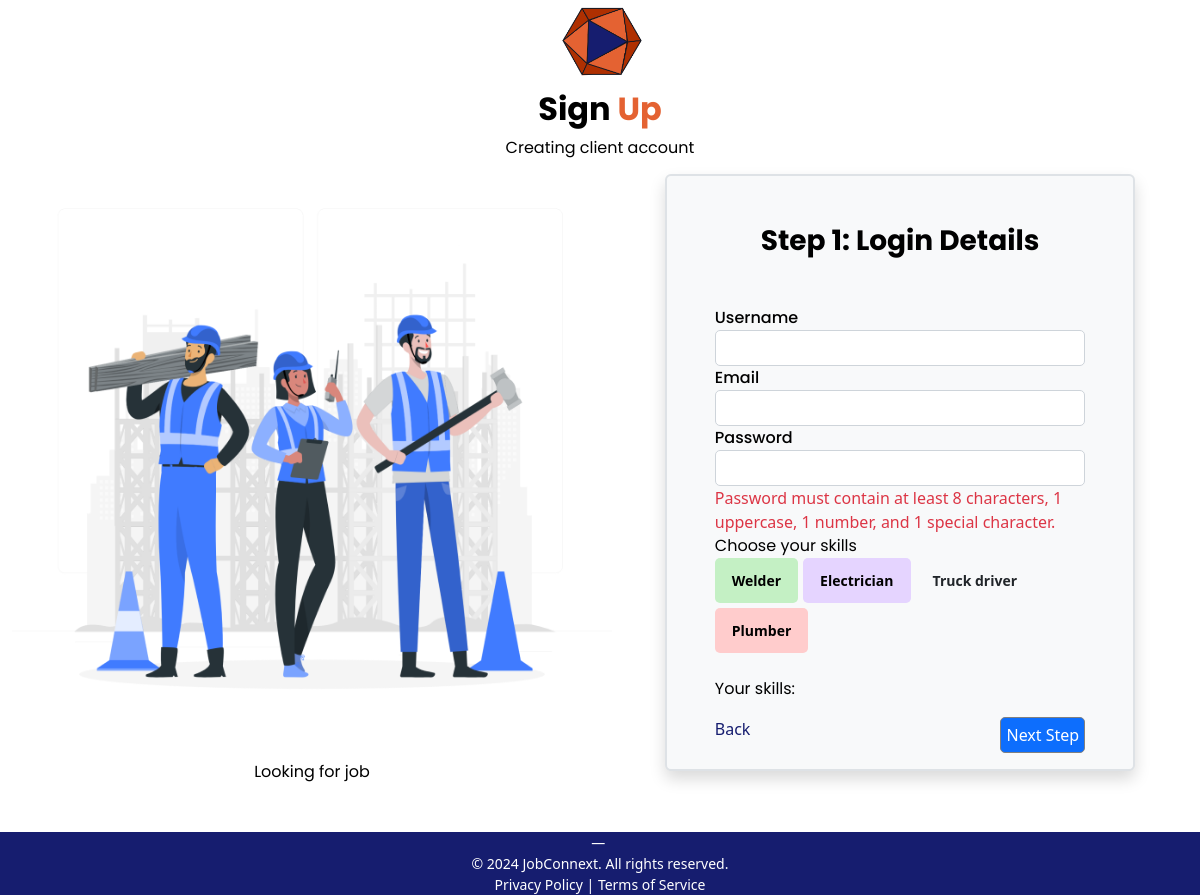
The app's page /GuessPortal/Worker_step1.php with its own data.
### tables this page shows
CREATE TABLE `tbl_skills` (
  `id_skills` int(10) NOT NULL,
  `skills` varchar(20) NOT NULL
);

### GuessPortal/Worker_step1.php (the view, shortened to what this page needs)
<?php
include "../db_con/db_connection.php";
?>
<!DOCTYPE html>
<html lang="en">
<head>
    <link href="https://cdn.jsdelivr.net/npm/bootstrap@5.3.3/dist/css/bootstrap.min.css" rel="stylesheet">
    <link rel="stylesheet" href="https://cdn.jsdelivr.net/npm/bootstrap-icons/font/bootstrap-icons.min.css">
    <link rel="stylesheet" href="../Assets/css/style.css">
</head>
<body>
    <div class="container-fluid pb-5">
        <div class="d-flex flex-column align-items-center">
            <img src="../Assets/image/Logo1.png" width="90px" height="90px" alt="logo">
            <h2 class="poppins-bold">Sign <span style="color: #E46232;">Up</span></h2>
            <p class="poppins-regular">Creating client account</p>
        </div>
        <div class="text d-flex flex-row justify-content-center align-items-center">
            <div class="flex-column justify-content-center align-items-center">
                <img src="../Assets/image/BlueCollarWorkerImg.png" alt="Worker_img" width="600px" height="600px">
                <p class="poppins-regular text-center">Looking for job</p>
            </div>
            <div class="container-fluid ps-5 pe-5 pt-4 border border-2 rounded shadow bg-body-tertiary d-flex flex-column align-items-center" style="width: 40%; height: auto">
                <form action="Worker_step1.php" method="post" onsubmit="return checkPassword()" class="d-flex flex-column mt-4" id="myForm" style="width: 100%; height: auto">
                    <h3 class="poppins-bold text-center mb-5">Step 1: Login Details</h3>
                    <label for="username" class="poppins-medium">Username</label>
                    <input type="text" name="username" id="username" required>
                    <label for="email" class="poppins-medium">Email</label>
                    <input type="email" name="email" id="email" required>
                    <label for="password" class="poppins-medium">Password</label>
                    <input type="password" name="password" id="password" required>
                    <p id="error-message" class="text-danger fs-6">
                        Password must contain at least 8 characters, 1 uppercase, 1 number, and 1 special character.
                    </p>
                    <p class="poppins-regular">Choose your skills</p>
                    <div class="skills-container">
                        <?php
                        $query = "SELECT * FROM tbl_skills";
                        $result = $conn->query($query);
                        if ($result->num_rows > 0) {
                            while ($row = $result->fetch_assoc()) {
                                $skillName = htmlspecialchars($row['skills']);
                                echo '
                                    <div class="form-check">
                                        <input class="form-check-input skills" name="skills[]" type="checkbox" value="' . $skillName . '" id="' . $skillName . '">
                                        <label class="form-check-label" for="' . $skillName . '">' . $skillName . '</label>
                                    </div>
                                ';
                            }
                        }
                        ?>
                    </div>
                    <br>
                    <p class="poppins-regular">Your skills:
                    </p>
                    <div class="btn_sub d-flex justify-content-between mt-3 mb-3">
                        <a href="SIgn_Up.php" style="color:#161D6F">Back</a>
                        <button type="submit" class="btn btn-primary">Next Step</button>
                    </div>
                </form>
            </div>
        </div>
    </div>
    <footer class="blockquote-footer text-white m-0 text-center" style="background-color: #161D6F;">
        <p>&copy; 2024 JobConnext. All rights reserved.</p>
        <p class="m-0">
            <a style="text-decoration: none; color: white;" href="#privacy-policy">Privacy Policy</a> |
            <a style="text-decoration: none; color: white;" href="#terms-of-service">Terms of Service</a>
        </p>
    </footer>
</body>
</html>

### Assets/css/style.css (style rules this page uses)
a { text-decoration: none; }
input, .btn { border: 1px solid gray; border-radius: 5px; padding: 5px; }
* { margin: 0px; padding: 0px; }
.poppins-regular { font-family: "Poppins", sans-serif; font-weight: 400; font-style: normal; color: black; }
.poppins-medium { font-family: "Poppins", sans-serif; font-weight: 500; font-style: normal; color: black; }
.poppins-bold { font-family: "Poppins", sans-serif; font-weight: 700; font-style: normal; color: black; }
input { border-color: #ced4da !important; }
textarea, input, select:focus { outline: none !important; box-shadow: none !important; border-color: #ced4da !important; }
p, input, button { margin: 0px; }

### GuessPortal/Worker_step1.php (style rules this page uses)
.skills-container { display: flex; gap: 5px; flex-wrap: wrap; }
.form-check { margin: 0; padding: 0; }
.form-check-label { padding: 10px 15px; border-radius: 5px; font-size: 14px; font-weight: bold; text-align: center; cursor: pointer; border: 2px solid transparent; transition: all 0.3s ease-in-out; }
.form-check-label[for="Welder"] { background-color: #c4f0c4; color: #000; }
.form-check-label[for="Electrician"] { background-color: #e5d4ff; color: #000; }
.form-check-label[for="Plumber"] { background-color: #ffcccc; color: #000; }

### records on screen
tbl_skills: skills "Welder"
tbl_skills: skills "Electrician"
tbl_skills: skills "Truck driver"
tbl_skills: skills "Plumber"
